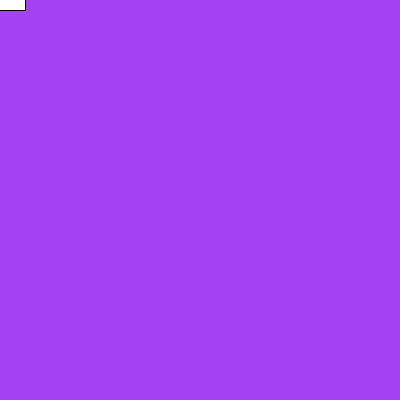
Frame 1 (no input)
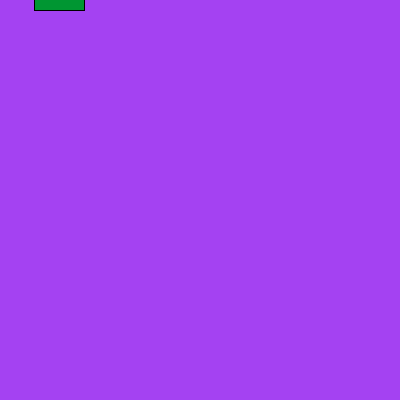
Frame 60 (the mouse pressed at the canvas centre just before this capture)
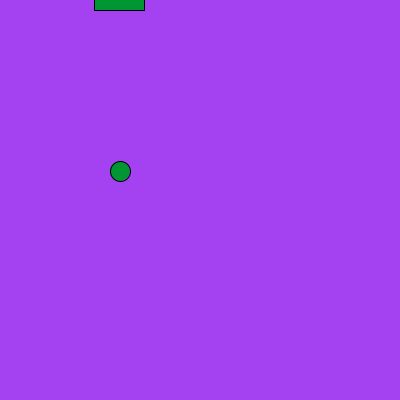
Frame 120 (the mouse held since frame 60 and released just before this capture)

The Processing sketch that drew these frames (run headless with seeded random() and noise(); from frame 60 on, the mouse is pressed at the canvas centre):

// Processing sketch: processing_79116
// ── processing_79116.pde

int dropperX = 0; //value for the dropper moving side to side
int dropperSpeed = 1; //speed of the dropper
float ballX; //balls position on X axis
float ballY; //balls position on Y axis
float ballSpeed = 0; //initial ball speed
float gravity = 0.1; //value of increments simulating gravity
float bgR = random(0, 255); //sets background colour to a random red
float bgG = random(0, 255); //sets background colour to a random green
float bgB = random(0, 255); //sets background colour to a random blue

void setup() { //sets up the sketch
  size (400, 400); //the size of the sketch window
  smooth(); //makes lines render smoothly
}

void draw() { //set up what will be drawn
  background(bgR,bgG,bgB); //set background colour to random colour
  rectMode(CENTER); //sets rectangle to be drawn from it's centre.
  rect(dropperX, 0, 50, 20); //draws a rectangle at the top of the sketch (the dropper)
  fill (0,150,50); //sets dropper and ball to green 
  
  
  dropperX = dropperX + dropperSpeed; //moves the dropper across the screen


  if ((dropperX > width-10) || (dropperX < 0)) { //sets the boundaries of the dropper
    dropperSpeed *= -1;
  }

  if (mousePressed == true) { //looks to see if the user presses the mouse

    println ("Mouse Pressed"); //Prints confirmation of the mouse being pressed
    

    ellipse(dropperX, ballY, 20, 20); //draws the ball

    ballY = ballY + ballSpeed; //makes the ball fall

    ballSpeed = ballSpeed + gravity;  //sets the speed of the falling ball, increasing it's speed exponentially

    if (ballY > height-10) { //ensures the ball doesn't bounce off the sketch, and bounce and falls convincingly
      ballY = height-10;
      ballSpeed = ballSpeed * -0.70;
    } 
    else {


      if (keyPressed == true) { //when a key is pressed it resets the values of the dropper and ball back to the start
        ballX = 0;
        ballY = 0;
        dropperX = 0;
        
      }
    }
  }
}
